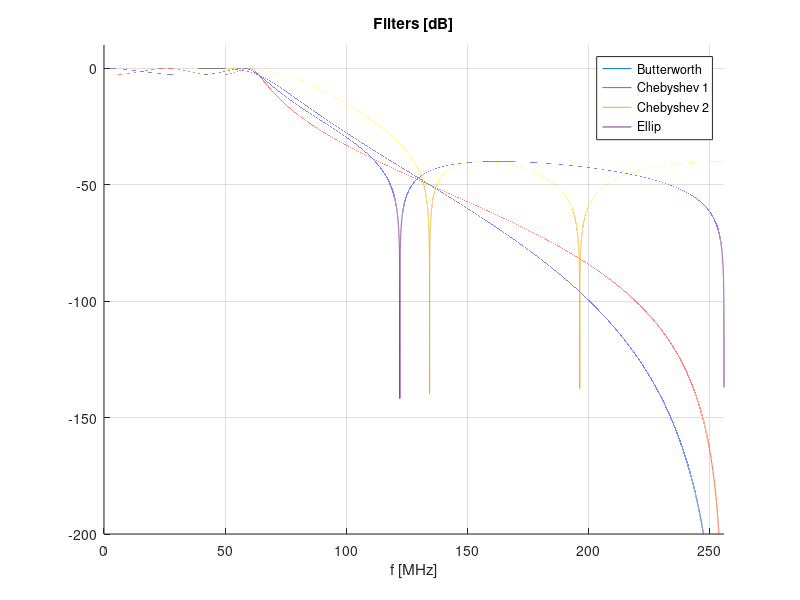

MATLAB code for this plot: (Note: this script raises an error after producing the figure.)
%% Parameters
clear all; close all; clc;

fs = 256000;
fc = fs/2;
N = 4;
f = 0:fs-1;   w = 2*pi*f; s = j*w;

% Filters
[z1, p1, k1] = butter(6, 0.25);         % N-order, fc=64kHz/fs=0.25
[z2, p2, k2] = cheby1(4, 3, 0.25);      % 3dB-max attenuation in passband
[z3, p3, k3] = cheby2(4, 40, 0.5);      % fc=128kHz/fs=0.5 40db-min attenuation in stopband
[z4, p4, k4] = ellip(3, 3, 40, 0.25);

[b1, a1] = zp2tf(z1,p1,k1);
[b2, a2] = zp2tf(z2,p2,k2);
[b3, a3] = zp2tf(z3,p3,k3);
[b4, a4] = zp2tf(z4,p4,k4);

H1 = freqz(b1, a1,fs);
H2 = freqz(b2, a2,fs);
H3 = freqz(b3, a3,fs);
H4 = freqz(b4, a4,fs);

%% Plot attenuation

figure; hold on; title('Filters [dB]'); xlabel('f [MHz]'); grid; xlim([0 256]); ylim([-200 10]);
plot(f/1000, 20*log10(abs(H1)));
plot(f/1000, 20*log10(abs(H2)));
plot(f/1000, 20*log10(abs(H3)));   
plot(f/1000, 20*log10(abs(H4))); legend('Butterworth', 'Chebyshev 1', 'Chebyshev 2', 'Ellip');
xline(128,'r'); xline(64, 'r'); yline(-3,'r'); yline(-40,'r');

%% Plot poles

figure;
subplot(221); plot(p1, 'o'); grid; xlim([-1 1]); ylim([-1 1]); xline(0); yline(0);
subplot(222); plot(p2, 'o'); grid; xlim([-1 1]); ylim([-1 1]); xline(0); yline(0);
subplot(223); plot(p3, 'o'); grid; xlim([-1 1]); ylim([-1 1]); xline(0); yline(0);
subplot(224); plot(p4, 'o'); grid; xlim([-1 1]); ylim([-1 1]); xline(0); yline(0);